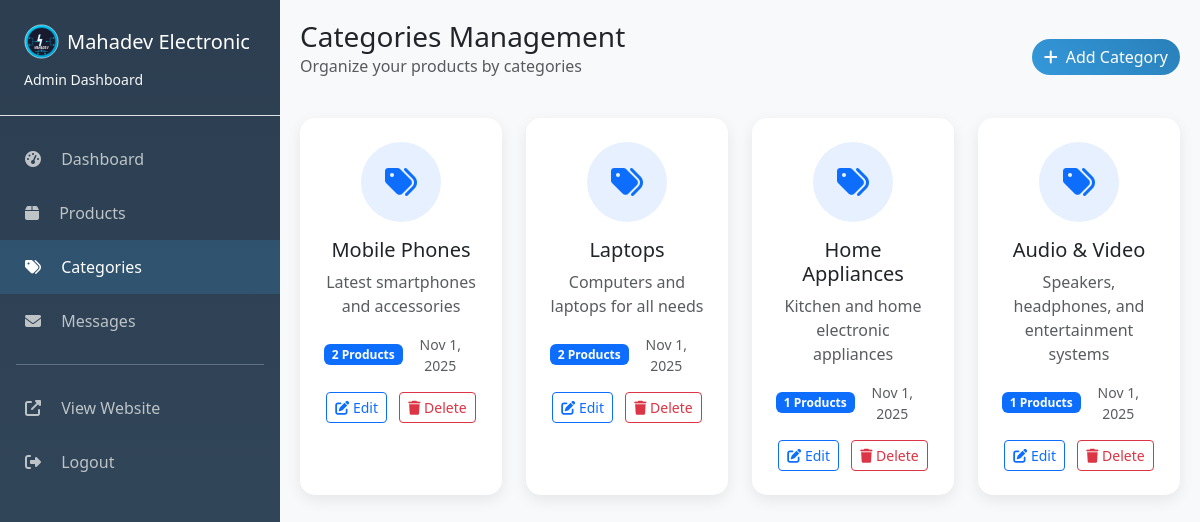
Screenshot of /admin/categories.php (signed in) with the database file from the repository.
### tables this page shows
CREATE TABLE categories (
    id INT PRIMARY KEY AUTO_INCREMENT,
    name VARCHAR(100) NOT NULL,
    description TEXT,
    created_at TIMESTAMP DEFAULT CURRENT_TIMESTAMP
);

### admin/categories.php (the view, shortened to what this page needs)
<?php
$database = new Database();
$db = $database->getConnection();
$query = "SELECT c.*, COUNT(p.id) as product_count FROM categories c
          LEFT JOIN products p ON c.id = p.category_id
          GROUP BY c.id ORDER BY c.created_at DESC";
$stmt = $db->prepare($query);
$stmt->execute();
$categories = $stmt->fetchAll(PDO::FETCH_ASSOC);
?>
<!DOCTYPE html>
<html lang="en">
<head>
    <link href="https://cdn.jsdelivr.net/npm/bootstrap@5.3.0/dist/css/bootstrap.min.css" rel="stylesheet">
    <link href="https://cdnjs.cloudflare.com/ajax/libs/font-awesome/6.4.0/css/all.min.css" rel="stylesheet">
</head>
<body>
    <div class="sidebar">
        <div class="p-4 text-white border-bottom">
            <div class="d-flex align-items-center mb-2">
                <img src="../assets/images/logo.svg" alt="Mahadev Electronic" height="35" class="me-2">
                <h5 class="mb-0">Mahadev Electronic</h5>
            </div>
            <small class="text-light">Admin Dashboard</small>
        </div>
        <nav class="nav flex-column mt-3">
            <a class="nav-link" href="dashboard.php">
                <i class="fas fa-tachometer-alt me-3"></i> Dashboard
            </a>
            <a class="nav-link" href="products.php">
                <i class="fas fa-box me-3"></i> Products
            </a>
            <a class="nav-link active" href="categories.php">
                <i class="fas fa-tags me-3"></i> Categories
            </a>
            <a class="nav-link" href="messages.php">
                <i class="fas fa-envelope me-3"></i> Messages
            </a>
            <hr class="text-light mx-3">
            <a class="nav-link" href="../index.php" target="_blank">
                <i class="fas fa-external-link-alt me-3"></i> View Website
            </a>
            <a class="nav-link" href="logout.php">
                <i class="fas fa-sign-out-alt me-3"></i> Logout
            </a>
        </nav>
    </div>
    <div class="main-content">
        <div class="d-flex justify-content-between align-items-center mb-4">
            <div>
                <h1 class="h3 mb-0">Categories Management</h1>
                <p class="text-muted">Organize your products by categories</p>
            </div>
            <button class="btn btn-primary" data-bs-toggle="modal" data-bs-target="#addCategoryModal">
                <i class="fas fa-plus me-2"></i>Add Category
            </button>
        </div>
        <div class="row">
            <?php foreach($categories as $category): ?>
            <div class="col-xl-3 col-lg-4 col-md-6 mb-4">
                <div class="card category-card h-100">
                    <div class="card-body text-center p-4">
                        <div class="bg-primary bg-opacity-10 rounded-circle d-inline-flex align-items-center justify-content-center mb-3" style="width: 80px; height: 80px;">
                            <i class="fas fa-tags fa-2x text-primary"></i>
                        </div>
                        <h5 class="card-title"><?php echo htmlspecialchars($category['name']); ?></h5>
                        <p class="card-text text-muted"><?php echo htmlspecialchars($category['description']); ?></p>
                        <div class="d-flex justify-content-between align-items-center mt-3">
                            <span class="badge bg-primary"><?php echo $category['product_count']; ?> Products</span>
                            <small class="text-muted"><?php echo date('M j, Y', strtotime($category['created_at'])); ?></small>
                        </div>
                        <div class="mt-3">
                            <button class="btn btn-outline-primary btn-sm me-2" onclick="editCategory(<?php echo $category['id']; ?>, '<?php echo addslashes($category['name']); ?>', '<?php echo addslashes($category['description']); ?>')">
                                <i class="fas fa-edit"></i> Edit
                            </button>
                            <form method="POST" style="display: inline;">
                                <button type="submit" class="btn btn-outline-danger btn-sm" onclick="return confirm('Delete this category?')">
                                    <i class="fas fa-trash"></i> Delete
                                </button>
                            </form>
                        </div>
                    </div>
                </div>
            </div>
            <?php endforeach; ?>
        </div>
    </div>
</body>
</html>

### admin/categories.php (style rules this page uses)
body { background: #f8f9fa; }
.sidebar { background: linear-gradient(180deg, #2c3e50 0%, #34495e 100%); min-height: 100vh; position: fixed; width: 280px; }
.main-content { margin-left: 280px; padding: 20px; }
.nav-link { color: #bdc3c7; padding: 15px 25px; transition: all 0.3s; }
.nav-link:hover, .nav-link.active { background: rgba(52, 152, 219, 0.2); color: #fff; }
.card { border: none; border-radius: 15px; box-shadow: 0 5px 15px rgba(0,0,0,0.08); }
.btn-primary { background: linear-gradient(45deg, #3498db, #2980b9); border: none; border-radius: 25px; }
.category-card { transition: transform 0.3s ease; }

### rows the page displays
categories: name "Mobile Phones", description "Latest smartphones and accessories", product_count "2", created_at "Nov 1, 2025"
categories: name "Laptops", description "Computers and laptops for all needs", product_count "2", created_at "Nov 1, 2025"
categories: name "Home Appliances", description "Kitchen and home electronic appliances", product_count "1", created_at "Nov 1, 2025"
categories: name "Audio & Video", description "Speakers, headphones, and entertainment systems", product_count "1", created_at "Nov 1, 2025"
